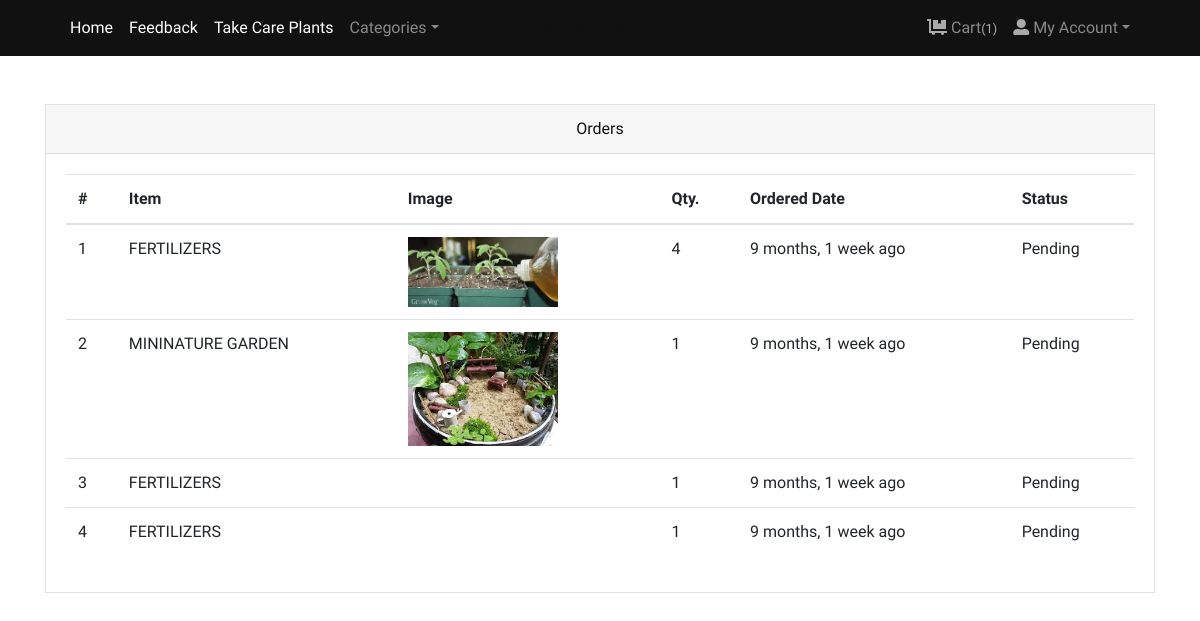
Page /orders/ (signed in) on the committed database.
### store/models.py (models this page shows, shortened)
class Order(models.Model):
    user = models.ForeignKey(User, verbose_name="User", on_delete=models.CASCADE)
    address = models.ForeignKey(Address, verbose_name="Shipping Address", on_delete=models.CASCADE)
    product = models.ForeignKey(Product, verbose_name="Product", on_delete=models.CASCADE)
    quantity = models.PositiveIntegerField(verbose_name="Quantity")
    ordered_date = models.DateTimeField(auto_now_add=True, verbose_name="Ordered Date")
    status = models.CharField(
        choices=STATUS_CHOICES,
        max_length=50,
        default="pending"
    )

class Product(models.Model):
    title = models.CharField(max_length=150, verbose_name="Product Title")
    slug = models.SlugField(max_length=160, verbose_name="Product Slug")
    sku = models.CharField(max_length=255, unique=True, verbose_name="Unique Product ID (SKU)")
    short_description = models.TextField(verbose_name="Short Description")
    detail_description = models.TextField(blank=True, null=True, verbose_name="Detail Description")
    product_image = models.ImageField(upload_to='product', blank=True, null=True, verbose_name="Product Image")
    price = models.DecimalField(max_digits=8, decimal_places=2)
    productStock=models.PositiveIntegerField()
    category = models.ForeignKey(Category, verbose_name="Product Categoy", on_delete=models.CASCADE)
    is_active = models.BooleanField(verbose_name="Is Active?")
    is_featured = models.BooleanField(verbose_name="Is Featured?")
    created_at = models.DateTimeField(auto_now_add=True, verbose_name="Created Date")
    updated_at = models.DateTimeField(auto_now=True, verbose_name="Updated Date")
    class Meta:
        verbose_name_plural = 'Products'
        ordering = ('-created_at',)

### store/views.py (the view)
# urls.py: path('orders/', views.orders, name="orders"),
@login_required
def orders(request):
    all_orders = Order.objects.filter(user=request.user).order_by('-ordered_date')
    return render(request, 'store/orders.html', {'orders': all_orders})

### store/context_preprocessors.py (called while the page is built)
def store_menu(request):
    categories = Category.objects.filter(is_active=True)
    context = {
        'categories_menu': categories,
    }
    return context

def cart_menu(request):
    if request.user.is_authenticated:
        cart_items= Cart.objects.filter(user=request.user)
        context = {
            'cart_items': cart_items,
        }
    else:
        context = {}
    return context

### templates/store/orders.html (shortened to what this page needs)
{% extends 'base.html' %}
{% load static %}
{% load humanize %}
    {% block content %}
      <div class="container py-5">
        <div class="row">
          <div class="col-lg-12">
            <div class="card mb-4" id="tables">
              <div class="card-header text-center">Orders</div>
              <div class="card-body">
                <table class="table table-hover">
                  <thead>
                    <tr>
                      <th>#</th>
                      <th>Item</th>
                      <th>Image</th>
                      <th>Qty.</th>
                      <th>Ordered Date</th>
                      <th>Status</th>
                    </tr>
                  </thead>
                  <tbody>
                    {% if orders %}
                    {% for order in orders %}
                    <tr>
                      <td>{{forloop.counter}}</td>
                      <td>{{order.product.title}}</td>
                      <td>
                        {% if order.product.product_image %}
                          <img src="{{order.product.product_image.url}}" alt="{{order.product.product_ttile}}" style="width:150px;">
                        {% endif %}
                      </td>
                      <td>{{order.quantity}}</td>
                      <td>{{order.ordered_date|naturaltime}}</td>
                      <td>
                        {{order.status}}
                      </td>
                    </tr>
                    {% endfor %}
                    {% endif %}
                  </tbody>
                </table>
              </div>
            </div>
          </div>
        </div>
      </div>
{% endblock content %}

### supplyco/static/css/style.default.css (style rules this page uses)
body { font-family: "Libre Franklin", sans-serif; font-size: 1rem; font-weight: 400; line-height: 1.5; color: #111111; background-color: #fff; }
.card { background-color: #fff; border: 1px solid rgba(17, 17, 17, 0.125); border-radius: 0; }
.card-body { padding: 1.25rem; }
.card-header { padding: 0.75rem 1.25rem; background-color: rgba(17, 17, 17, 0.03); border-bottom: 1px solid rgba(17, 17, 17, 0.125); }
.card-header:first-child { border-radius: calc(0 - 1px) calc(0 - 1px) 0 0; }

### rows in the picture
Order: product "FERTILIZERS", product.product_image (picture), quantity "4", ordered_date "9 months, 1 week ago", status "Pending"
Order: product "MININATURE GARDEN", product.product_image (picture), quantity "1", ordered_date "9 months, 1 week ago", status "Pending"
Order: product "FERTILIZERS", quantity "1", ordered_date "9 months, 1 week ago", status "Pending"
Order: product "FERTILIZERS", quantity "1", ordered_date "9 months, 1 week ago", status "Pending"

### other values in the picture
{{ cart_items.count }} "1"
